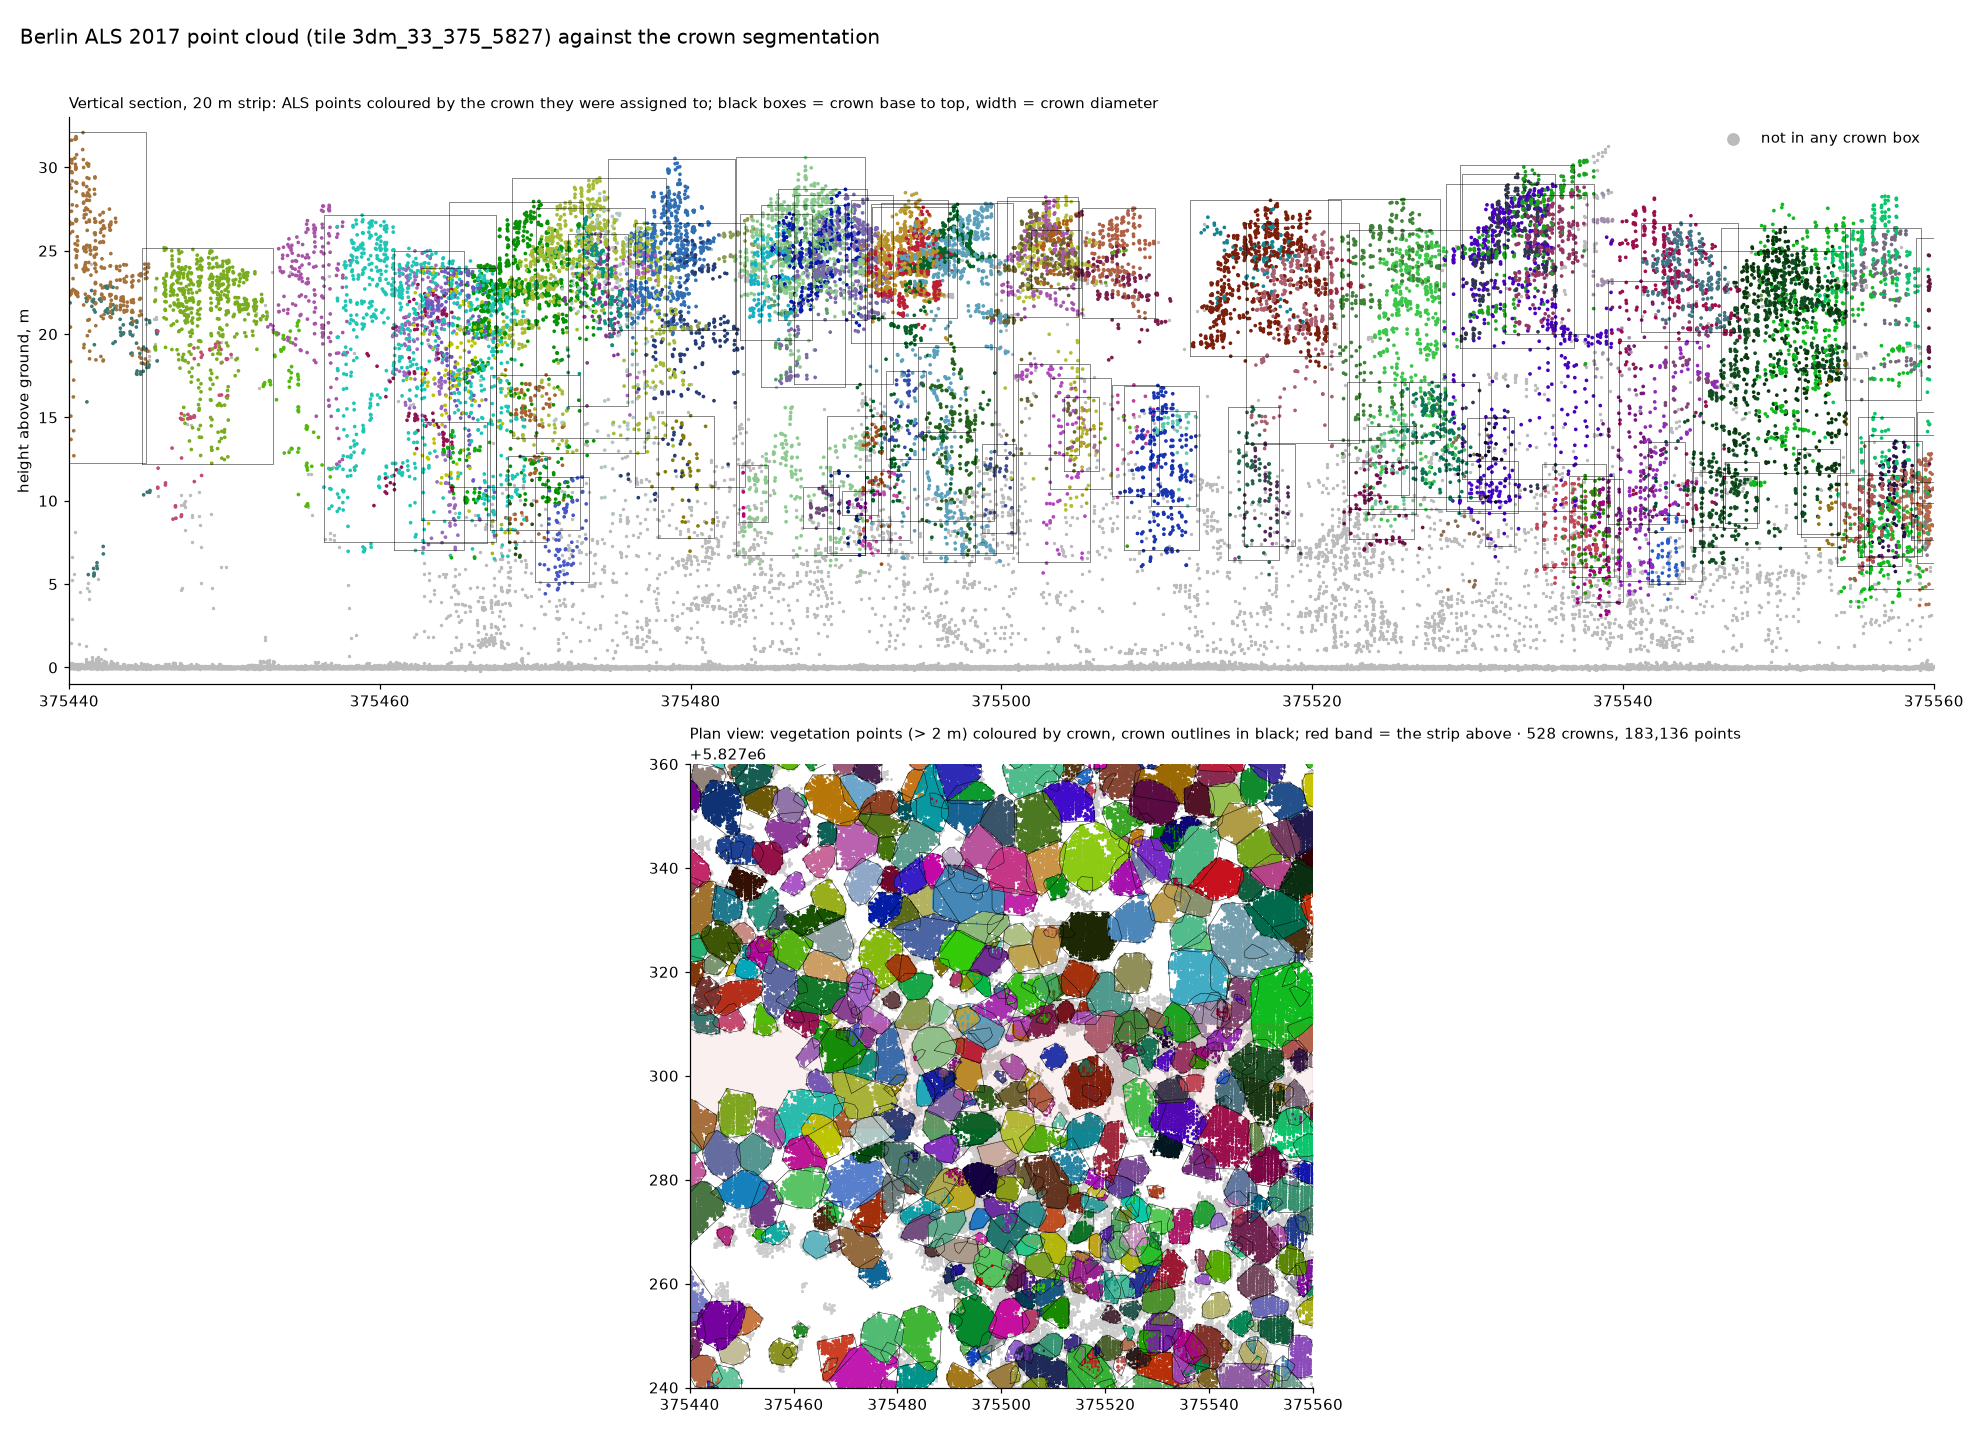

The Python source for this figure:
"""Berlin ALS points against the 2017 crown segmentation, 120 m window in Spandau.
    python als_points_vs_crowns.py <out png>"""
import sys, numpy as np, laspy, geopandas as gpd, pyogrio
from scipy.spatial import cKDTree
import matplotlib; matplotlib.use("Agg"); import matplotlib.pyplot as plt
TILE = "/Volumes/2TB/winmol/training_data/WINDWURF_Tegel/ALS_2017_tiles/3dm_33_375_5827_1_be.las"
ALS = "/Volumes/2TB/winmol/training_data/WINDWURF_Tegel/ALS segmentation 2017.gpkg"
cx, cy, W = 375500, 5827300, 120; OUT = sys.argv[1]
las = laspy.read(TILE); x, y, z, c = las.x, las.y, las.z, np.asarray(las.classification)
sel = (x > cx - W/2) & (x < cx + W/2) & (y > cy - W/2) & (y < cy + W/2); x, y, z, c = x[sel], y[sel], z[sel], c[sel]
print(f"tile {las.header.version}, point format {las.header.point_format.id}, {len(las.x):,} points; window {sel.sum():,} points, classes {dict(zip(*np.unique(c, return_counts=True)))}")
ground = c == 2; tree = cKDTree(np.c_[x[ground], y[ground]]); _, idx = tree.query(np.c_[x, y], k=8)
zg = np.median(z[ground][idx], axis=1); h = z - zg                       # height above local ground
crowns = pyogrio.read_dataframe(ALS, layer="ALS Kronenerfassung", bbox=(cx - W/2, cy - W/2, cx + W/2, cy + W/2)); crowns = crowns[crowns.geometry.notna()].reset_index(drop=True)
pts = gpd.GeoDataFrame({"h": h, "i": np.arange(len(h))}, geometry=gpd.points_from_xy(x, y), crs=crowns.crs)
veg = pts[pts.h > 2]
j = gpd.sjoin(veg, crowns[["TreeH", "CrwnBsH", "geometry"]], predicate="within", how="inner")
j = j[(j.h >= j.CrwnBsH - 1) & (j.h <= j.TreeH + 1)]                    # inside the crown's vertical extent too
j = j.sort_values("TreeH").drop_duplicates("i", keep="last")             # if several crowns contain it, take the tallest whose box fits
assigned = np.full(len(h), -1); assigned[j.i.values] = j.index_right.values
inside_plan = veg.i.isin(gpd.sjoin(veg, crowns[["geometry"]], predicate="within").i).mean()
print(f"crowns in window {len(crowns)} · vegetation points (> 2 m) {len(veg):,} · inside some crown polygon in plan {inside_plan:.0%} · inside a crown's 3-D box {np.mean(assigned[veg.i] >= 0):.0%}")
print(f"points per crown: median {np.median(np.bincount(assigned[assigned >= 0], minlength=len(crowns))):.0f} (crown file says NPoints median {crowns.NPoints.median():.0f})")
rng = np.random.default_rng(0); cols = rng.random((len(crowns), 3)) * 0.8
fig, axes = plt.subplots(2, 1, figsize=(18, 13), facecolor="white", gridspec_kw=dict(height_ratios=[1, 1.1]))
strip = (y > cy - 10) & (y < cy + 10); ax = axes[0]
a = assigned[strip]; ax.scatter(x[strip][a < 0], h[strip][a < 0], s=1.5, color="#bbb", label="not in any crown box")
ax.scatter(x[strip][a >= 0], h[strip][a >= 0], s=2, c=cols[a[a >= 0]])
for _, r in crowns[(crowns.CentrdY > cy - 10) & (crowns.CentrdY < cy + 10)].iterrows():
    ax.plot([r.CentrdX - r.CrwnDmt/2, r.CentrdX + r.CrwnDmt/2, r.CentrdX + r.CrwnDmt/2, r.CentrdX - r.CrwnDmt/2, r.CentrdX - r.CrwnDmt/2], [r.CrwnBsH, r.CrwnBsH, r.TreeH, r.TreeH, r.CrwnBsH], color="k", lw=0.5, alpha=0.6)
ax.set_xlim(cx - W/2, cx + W/2); ax.set_ylim(-1, 33); ax.set_ylabel("height above ground, m"); ax.legend(loc="upper right", frameon=False, markerscale=6)
ax.set_title("Vertical section, 20 m strip: ALS points coloured by the crown they were assigned to; black boxes = crown base to top, width = crown diameter", loc="left", fontsize=10)
ax = axes[1]; top = h > 2; ax.scatter(x[top][assigned[top] < 0], y[top][assigned[top] < 0], s=0.8, color="#ccc")
ax.scatter(x[top][assigned[top] >= 0], y[top][assigned[top] >= 0], s=0.8, c=cols[assigned[top][assigned[top] >= 0]]); crowns.boundary.plot(ax=ax, color="k", lw=0.3)
ax.axhspan(cy - 10, cy + 10, color="#c44", alpha=0.08); ax.set_aspect("equal"); ax.set_xlim(cx - W/2, cx + W/2); ax.set_ylim(cy - W/2, cy + W/2)
ax.set_title(f"Plan view: vegetation points (> 2 m) coloured by crown, crown outlines in black; red band = the strip above · {len(crowns)} crowns, {len(veg):,} points", loc="left", fontsize=10)
for a_ in axes: [a_.spines[s].set_visible(False) for s in ("top", "right")]
fig.suptitle("Berlin ALS 2017 point cloud (tile 3dm_33_375_5827) against the crown segmentation", x=0.01, ha="left", fontsize=13)
fig.tight_layout(rect=(0, 0, 1, 0.97)); fig.savefig(OUT, dpi=110); print("wrote", OUT)
